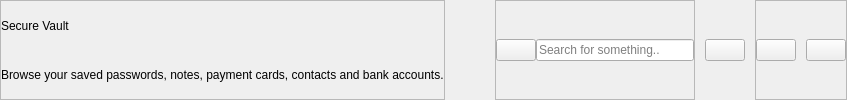
    <widget class="QWidget" name="header" native="true">
     <layout class="QHBoxLayout" name="horizontalLayout">
      <property name="spacing">
       <number>10</number>
      </property>
      <property name="leftMargin">
       <number>0</number>
      </property>
      <property name="topMargin">
       <number>0</number>
      </property>
      <property name="rightMargin">
       <number>0</number>
      </property>
      <property name="bottomMargin">
       <number>0</number>
      </property>
      <item alignment="Qt::AlignmentFlag::AlignLeft">
       <widget class="QFrame" name="frame">
        <property name="frameShape">
         <enum>QFrame::Shape::StyledPanel</enum>
        </property>
        <property name="frameShadow">
         <enum>QFrame::Shadow::Raised</enum>
        </property>
        <layout class="QVBoxLayout" name="verticalLayout_2">
         <property name="spacing">
          <number>0</number>
         </property>
         <property name="leftMargin">
          <number>0</number>
         </property>
         <property name="topMargin">
          <number>0</number>
         </property>
         <property name="rightMargin">
          <number>0</number>
         </property>
         <property name="bottomMargin">
          <number>0</number>
         </property>
         <item>
          <widget class="QLabel" name="welcomeName">
           <property name="text">
            <string>Secure Vault</string>
           </property>
          </widget>
         </item>
         <item>
          <widget class="QLabel" name="welcomeMessage">
           <property name="text">
            <string>Browse your saved passwords, notes, payment cards, contacts and bank accounts.</string>
           </property>
           <property name="wordWrap">
            <bool>false</bool>
           </property>
          </widget>
         </item>
        </layout>
       </widget>
      </item>
      <item>
       <spacer name="horizontalSpacer">
        <property name="orientation">
         <enum>Qt::Orientation::Horizontal</enum>
        </property>
        <property name="sizeHint" stdset="0">
         <size>
          <width>40</width>
          <height>20</height>
         </size>
        </property>
       </spacer>
      </item>
      <item alignment="Qt::AlignmentFlag::AlignRight">
       <widget class="QFrame" name="searchFrame">
        <property name="minimumSize">
         <size>
          <width>200</width>
          <height>0</height>
         </size>
        </property>
        <property name="frameShape">
         <enum>QFrame::Shape::StyledPanel</enum>
        </property>
        <property name="frameShadow">
         <enum>QFrame::Shadow::Raised</enum>
        </property>
        <layout class="QHBoxLayout" name="horizontalLayout_2">
         <property name="spacing">
          <number>0</number>
         </property>
         <property name="leftMargin">
          <number>0</number>
         </property>
         <property name="topMargin">
          <number>0</number>
         </property>
         <property name="rightMargin">
          <number>0</number>
         </property>
         <property name="bottomMargin">
          <number>0</number>
         </property>
         <item>
          <widget class="QPushButton" name="pushButton">
           <property name="text">
            <string/>
           </property>
           <property name="icon">
            <iconset resource="../Qss/icons/_icons.qrc">
             <normaloff>:/feather/icons/feather/search.png</normaloff>:/feather/icons/feather/search.png</iconset>
           </property>
          </widget>
         </item>
         <item>
          <widget class="QLineEdit" name="searchInput">
           <property name="placeholderText">
            <string>Search for something..</string>
           </property>
          </widget>
         </item>
        </layout>
       </widget>
      </item>
      <item>
       <widget class="QPushButton" name="clearSearchBtn">
        <property name="text">
         <string/>
        </property>
        <property name="icon">
         <iconset resource="../Qss/icons/_icons.qrc">
          <normaloff>:/material_design/icons/material_design/clear.png</normaloff>:/material_design/icons/material_design/clear.png</iconset>
        </property>
       </widget>
      </item>
      <item alignment="Qt::AlignmentFlag::AlignRight">
       <widget class="QFrame" name="frame_2">
        <property name="frameShape">
         <enum>QFrame::Shape::StyledPanel</enum>
        </property>
        <property name="frameShadow">
         <enum>QFrame::Shadow::Raised</enum>
        </property>
        <layout class="QHBoxLayout" name="horizontalLayout_3">
         <property name="spacing">
          <number>10</number>
         </property>
         <property name="leftMargin">
          <number>0</number>
         </property>
         <property name="topMargin">
          <number>0</number>
         </property>
         <property name="rightMargin">
          <number>0</number>
         </property>
         <property name="bottomMargin">
          <number>0</number>
         </property>
         <item>
          <widget class="QPushButton" name="addBtn">
           <property name="text">
            <string/>
           </property>
           <property name="icon">
            <iconset resource="../Qss/icons/_icons.qrc">
             <normaloff>:/font_awesome_solid/icons/font_awesome/solid/plus.png</normaloff>:/font_awesome_solid/icons/font_awesome/solid/plus.png</iconset>
           </property>
          </widget>
         </item>
         <item>
          <widget class="QPushButton" name="refreshBtn">
           <property name="text">
            <string/>
           </property>
           <property name="icon">
            <iconset resource="../Qss/icons/_icons.qrc">
             <normaloff>:/material_design/icons/material_design/refresh.png</normaloff>:/material_design/icons/material_design/refresh.png</iconset>
           </property>
          </widget>
         </item>
        </layout>
       </widget>
      </item>
     </layout>
    </widget>
